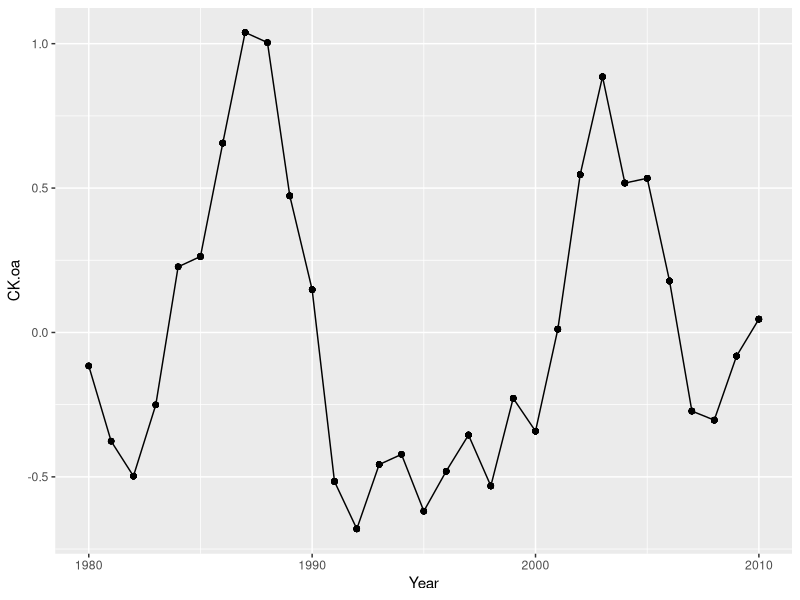
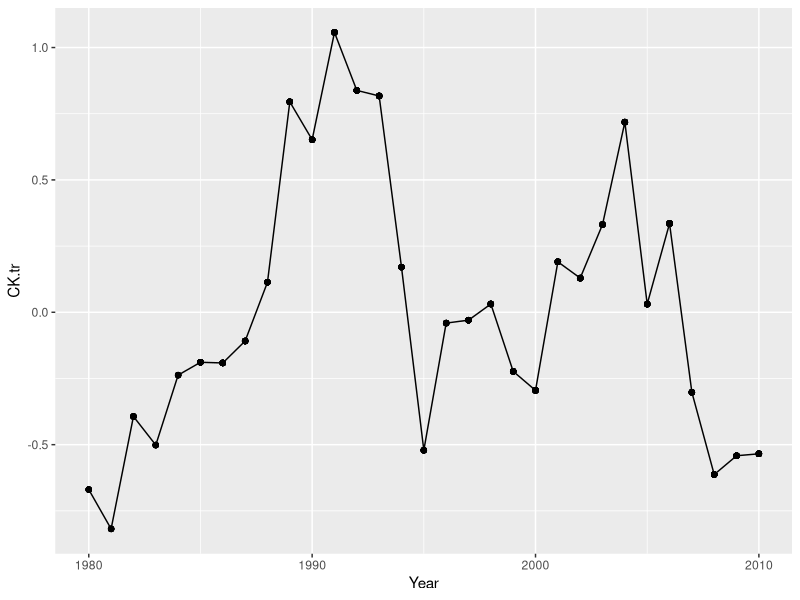
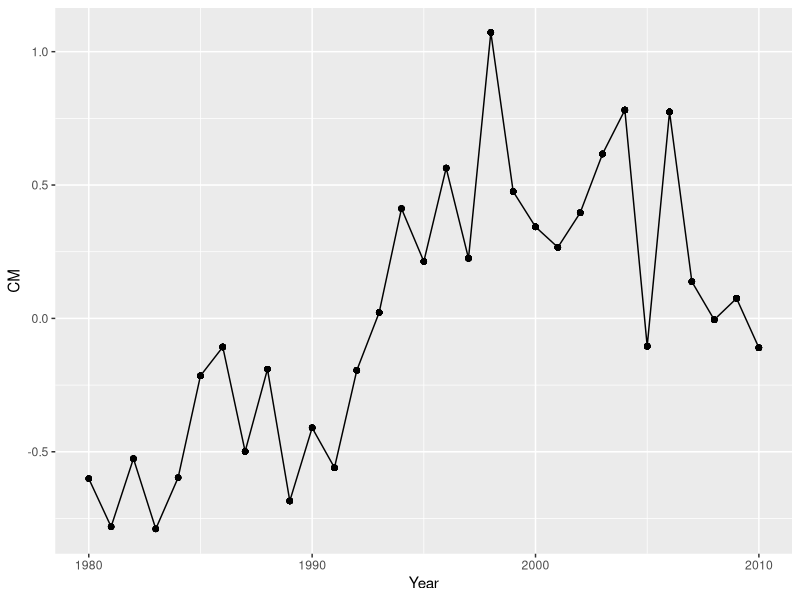
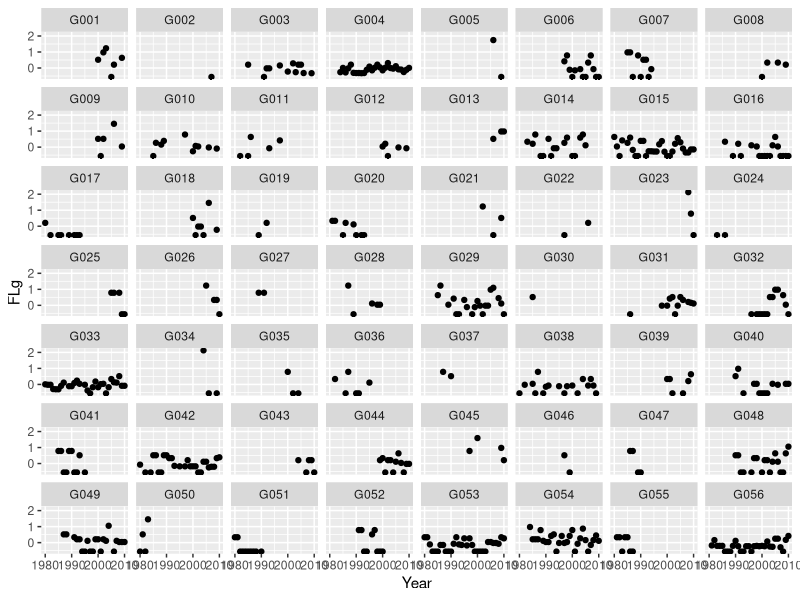
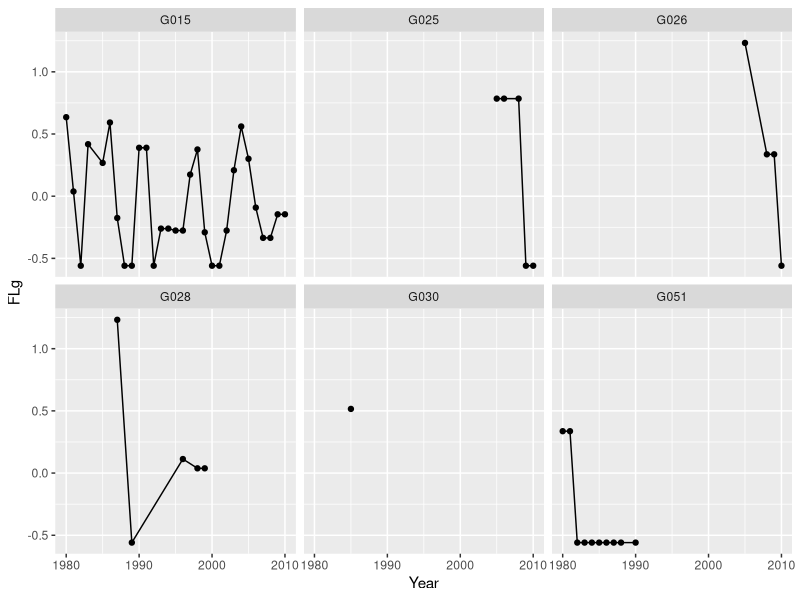
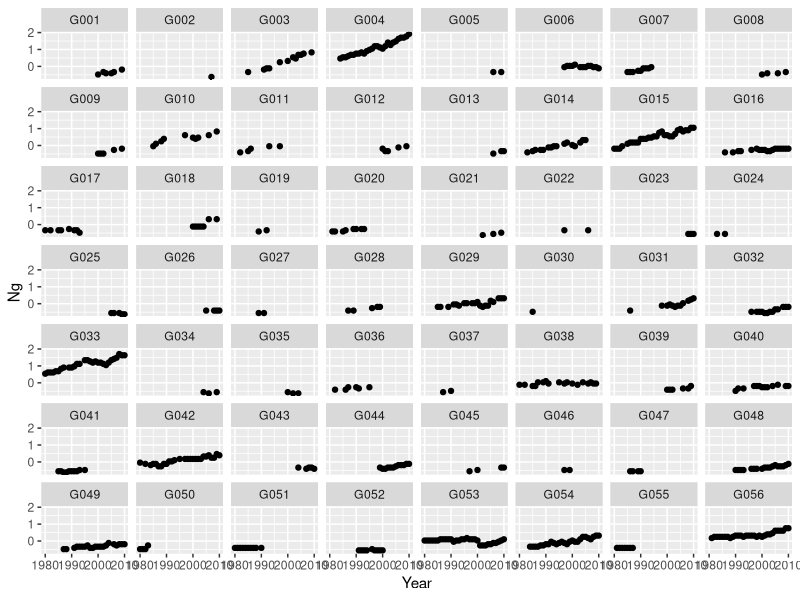
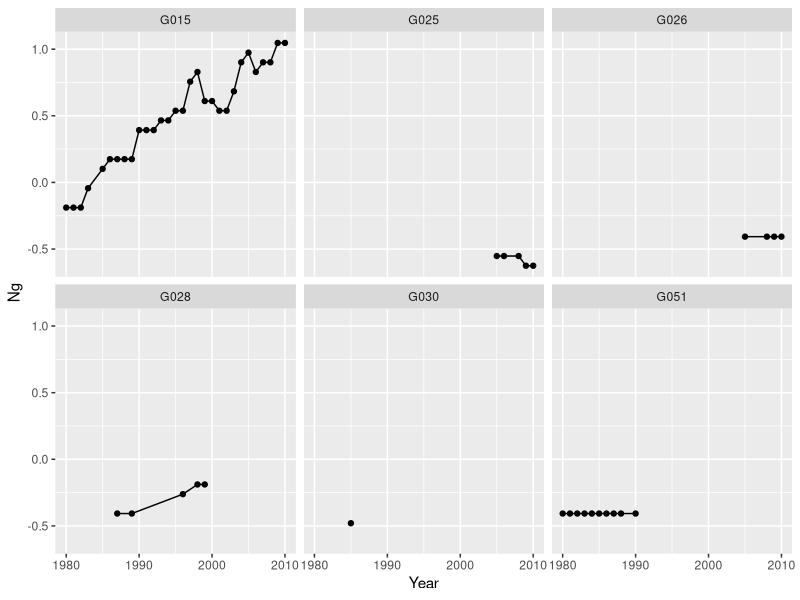
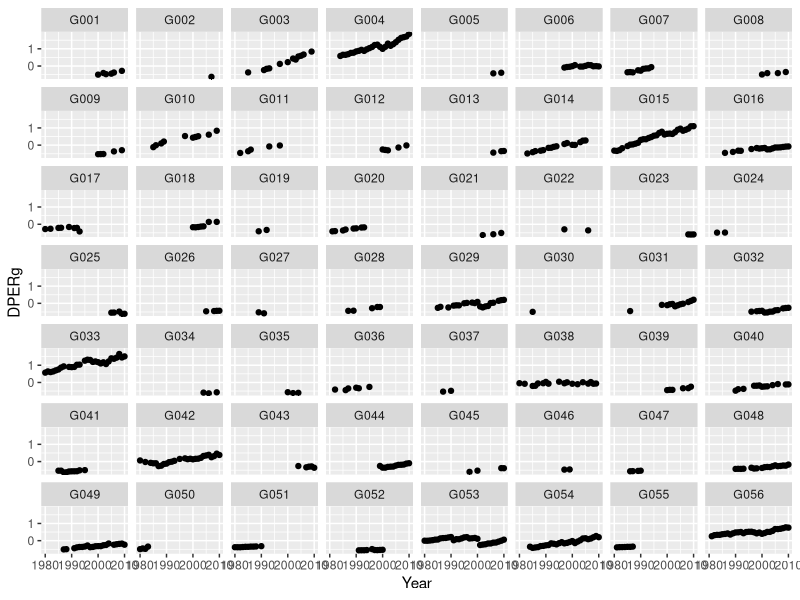

Write R code to recreate these figures, in order.
## ---- chunk 1
library(here)
library(tidyverse)
library(dplyr)
library(ggfortify)
#library(DMwR)
## ---- chunk 2
#Reading in the Data
library(here)
here()
orca_data<- read.csv(here("stredulinsky2021.csv")) #Kaylie's'/Clara Read in 

## ---- chunk 3
# Exploring
head(orca_data)
glimpse(orca_data)
#okay 25 columns that is a lot.

which(is.na(orca_data))
#no NA's
## ---- chunk 4
#Creating Subset
orca_data_subset <- select(orca_data, Year, Group.ID,
                           CK.oa, CK.tr, CM, DPERg, FLg, FRg, Ng)
                          

head(orca_data_subset)
## ---- chunk 5
#Checking for Na's
which(is.na(orca_data_subset))
#okay so it appears we don't have any missing values. 
## ---- chunk 6
orca_data_sub2 <- orca_data %>%
  select(Year, Group.ID, CK.oa, CK.tr, CM, DPERg, FLg, Ng)

#selecting 6 random groups to look at because 56 is hard to see at once
groups <- sample(1:56, 6, replace = F) #sample 6 random numbers from 1-56
groups <- as.character(groups)
for(i in 1:length(groups)){ #for each number
  if(nchar(groups[i])==1){ #if the number of characters is 1 (1, 2, 3...)
    groups[i] <- paste("G00", groups[i], sep="") #add G00 in front
  }
  else{ #if the number is not 1 (10, 11, 12...)
  groups[i] <- paste("G0", groups[i], sep="") #add G0 in front
  }
}

orca_data_sub2_6 <- orca_data_sub2 %>% #filter for the 6 groups
  filter(Group.ID == groups[1] | Group.ID == groups[2] | Group.ID == groups[3] |
         Group.ID == groups[4] | Group.ID == groups[5] | Group.ID == groups[6])

#Checking number of observations from each group
orca_data_sub2 %>% 
  group_by(Group.ID) %>% 
  tally() %>% 
  arrange(n, desc(n))

#G002, G003 have 1 observation
#G005, G0019, G022, G024, G027, G037, G046 have 2 observations
## ---- chunk 7
#Salmon over time
ggplot(orca_data_sub2, aes(Year, CK.oa))+
  geom_point()+
  geom_line()

ggplot(orca_data_sub2, aes(Year, CK.tr))+
  geom_point()+
  geom_line()

ggplot(orca_data_sub2, aes(Year, CM))+
  geom_point()+
  geom_line()

#Lactating females over time in groups
ggplot(orca_data_sub2, aes(Year, FLg))+
  geom_point()+
  facet_wrap(~Group.ID)

ggplot(orca_data_sub2_6, aes(Year, FLg))+
  geom_point()+
  geom_line()+ #improves readability
  facet_wrap(~Group.ID)


#Number of individuals in groups
ggplot(orca_data_sub2, aes(Year, Ng))+
  geom_point()+
  facet_wrap(~Group.ID)

ggplot(orca_data_sub2_6, aes(Year, Ng))+
  geom_point()+
  geom_line()+
  facet_wrap(~Group.ID)

#pod energetic requirement
ggplot(orca_data_sub2, aes(Year, DPERg))+
  geom_point()+
  facet_wrap(~Group.ID)

ggplot(orca_data_sub2_6, aes(Year, DPERg))+
  geom_point()+
  geom_line()+
  facet_wrap(~Group.ID)
## ---- chunk 8
ggplot(orca_data_sub2, aes(FLg))+
  geom_histogram() #histogram of FLg to assess normality
## ---- chunk 9
# value = x-mean(x) / 2sd(x)
# descale <- function(x, sd){
#   vals <- c()
#   for(i in 1:length(x)){
#     #vals[i] <- (x[i]-mean(x))/(2*sd)
#     vals[i] <- (x[i]+mean(x))*(2*sd)
#   }
#   return(vals)
# }
# 
# 
# unscaledFLg <- descale(orca_data_sub2$FLg, 0.73)
# 
# unscaledData <- orca_data_sub2 %>% 
#   select(FLg) %>% 
#   unscale()

unscaledFLg <- unscale(2*orca_data_sub2$FLg)
unscaledCK.oa <- unscale(2*orca_data_sub2$CK.oa)
## ---- chunk 10
orca_data_sub2 %>% 
  select(CK.oa, Year, Group.ID) %>% 
  plot()
## ---- chunk 11
orca_data_sub2 %>% 
  select(CK.oa) %>% 
  summary() 

hist(orca_data_sub2$CK.oa)
hist(orca_data_sub2$FLg) #Y is not normally distributed Transform to log?
## ---- chunk 12
library(lme4)
library(lmerTest)
CK_FLg_Year<-lmer(FLg~CK.oa+ (1|Year), data = orca_data_sub2, REML= FALSE)
summary (CK_FLg_Year)
## ---- chunk 13
CK_FLg_Year_GroupID<-lmer(FLg~CK.oa + (1|Year) + (1|Group.ID), data = orca_data_sub2, REML= FALSE)
summary(CK_FLg_Year_GroupID)

plot(CK_FLg_Year_GroupID) # I dont know
## ---- chunk 14
# log transforming FLG 
orca_data_sub2$FLg <- log(orca_data_sub2$FLg)

CK_FLg_Year_GroupID_logtransform<-lmer(FLg~CK.oa + (1|Year) + (1|Group.ID), data = orca_data_sub2, REML= FALSE)
#looks better! 
plot(CK_FLg_Year_GroupID_logtransform)

#exponentially transforming FLG
orca_data_sub2$FLg <- exp(orca_data_sub2$FLg)


CK_FLg_Year_GroupID_exptransform<-lmer(FLg~CK.oa + (1|Year) + (1|Group.ID), data = orca_data_sub2, REML= FALSE)
#this also looks somewhat better than the original but I think the log one is a better transformation 
plot(CK_FLg_Year_GroupID_exptransform)
## ---- chunk 15

years_measured<-(c(seq(1980,2010,1)))
#Numbers are in values of Millions of Fish
chum_generator <- function(){
  chum_density <- sample(x = seq(0.46,6.17,0.02), size = length(years_measured), replace = T) #choosing a random value between the range of 0.46 to 6.17, Replacing is True
  yearly_chum <- data.frame(years_measured, chum_density) #making data frame for each year and with the random density
    return(yearly_chum)
  }
  
chum_generator()

#Okay for reference, sample needs the x (the range to pick from) and then the size (which is how many variables its gonna pick); so don't need a for loop
  
## ---- chunk 16

#Numbers are in values of Millions of Fish
chinook_generator <- function(){
  chinook_density <- sample(x = seq(0.13,1.27,0.02), size = length(years_measured), replace = T) #choosing a random value between the range of 0.46 to 6.17, Replacing is True
  yearly_chinook <- data.frame(years_measured, chinook_density) #making data frame for each year and with the random density
    return(yearly_chinook)
  }
  
chinook_generator()


## ---- chunk 17
# ------------- From Lecture -------------
# power_analysis_function <- function(sample_size){
#   
#   sims <- 1000
#   pvalues <- c()
#   for (i in 1:sims){
#   data <- data_generator(sample_size)
#   model <- glm(disease_status~scale(age), family = binomial, data = data)
#   pvalues[i] <- summary(model)$coefficients[2,4]
#   }
#   
#   power_estimate <- length(which(pvalues < 0.01))/length(pvalues)
#   
#   return(power_estimate)
# }
# 
# sample_sizes <- seq(100,200,10); power_estimates <- c()
# 
# for (i in 1:length(sample_sizes)){
#   power_estimates[i] <- power_analysis_function(sample_size = sample_sizes[i])
# }
# 
# knitr::kable(cbind(n = sample_sizes, power = power_estimates))
